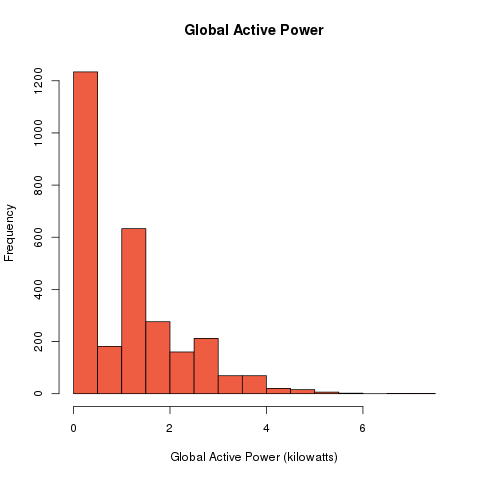

The script that saved this image:
source("setup.R")

# Plot 1 (histogram of Global Active Power)
png(filename = "plot1.png", width = 480, height = 480)
hist(data[,2], main = "Global Active Power", xlab = "Global Active Power (kilowatts)", col = "tomato2")
dev.off()
